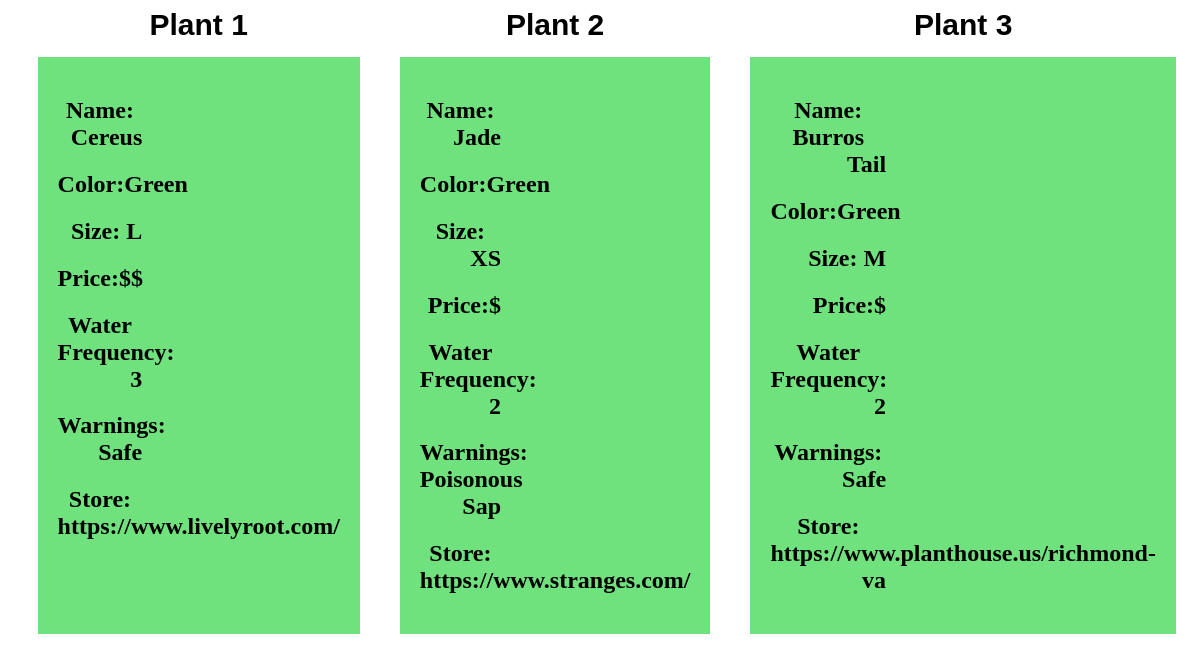
The app's page /results.php with its own data.
### tables this page shows
create table if not EXISTS plants(
    plant_ID int AUTO_INCREMENT not null,
    plant_name VARCHAR(255) not null,
    plant_species varchar(255) not null,
    plant_color VARCHAR(255) not null,
    plant_climate_zone varchar(255) not null,
    plant_difficulty int not null,
    plant_light varchar(255) not null,
    plant_water INT default 1 not null,
    plant_price_range varchar(255) not null,
    plant_size varchar(255) not null,
    plant_warning varchar(255),
    store_ID int,
    primary key (plant_ID),
    foreign key (store_ID) references store(store_ID),
    constraint CHK_plant check (plant_size in ('XS','S','M','L') 
        and plant_warning in ('Safe', 'Poisonous Sap', 'Allergies', 'Not Pet Safe', 'Not Child Safe', 'Not Pet Safe + Not Child Safe', 'Not Pet Safe + Not Child Safe + Poisonous Sap','Not Pet Safe + Not Child Safe + Allergies + Poisonous Sap')                     
        and plant_species in ('cacti', 'fern', 'palm', 'flowering', 'succulent', 'common house'))
);

CREATE table IF NOT EXISTS store(
    store_ID INT auto_increment not NULL,
    store_name varchar(255),
    store_link varchar(255),
    online boolean not null default false,
    primary key (store_ID)
);

### results.php (the view, shortened to what this page needs)
<?php
include "DBConnection.php";
$sql = "SELECT * FROM plants left join store on plants.store_ID = store.store_ID WHERE plant_size = ''+$size + '';";
$result = mysqli_query($conn, $sql);
$row = mysqli_fetch_assoc($result);
$color = $row['plant_color'];
$price = $row['plant_price_range'];
$size = $row['plant_size'];
$warning = $row['plant_warning'];
$store = $row['store_link'];
$plant_name = $row['plant_name'];
$plant_water = $row['plant_water'];
?>
<!DOCTYPE html>
<html lang="en">
  <head>
    <link rel="stylesheet" href="./resultsstyle.css">
  </head>
  <body>
    <main>
        <div id="content">
        <div class="title">Plant 1</div>
        <div class="title">Plant 2</div>
        <div class="title">Plant 3</div>
        <div class = "sec">
            <h2>Name: <?php echo $plant_name; ?> </h2>
            <h2>Color:<?php echo $color; ?> </h2>
            <h2>Size: <?php echo $size; ?></h2>
            <h2>Price:<?php echo $price; ?> </h2>
            <h2>Water Frequency: <?php echo $plant_water; ?></h2>
            <h2>Warnings: <?php echo $warning; ?></h2>
            <h2>Store: <?php echo $store; ?></h2>
        </div>
        <?php
$row = mysqli_fetch_assoc($result);
$color = $row['plant_color'];
$price = $row['plant_price_range'];
$size = $row['plant_size'];
$warning = $row['plant_warning'];
$store = $row['store_link'];
$plant_name = $row['plant_name'];
$plant_water = $row['plant_water'];
?>
        <div class = "sec">
        <h2>Name: <?php echo $plant_name; ?> </h2>
            <h2>Color:<?php echo $color; ?> </h2>
            <h2>Size: <?php echo $size; ?></h2>
            <h2>Price:<?php echo $price; ?> </h2>
            <h2>Water Frequency: <?php echo $plant_water; ?></h2>
            <h2>Warnings: <?php echo $warning; ?></h2>
            <h2>Store: <?php echo $store; ?></h2>
        </div>
        <?php
$row = mysqli_fetch_assoc($result);
$color = $row['plant_color'];
$price = $row['plant_price_range'];
$size = $row['plant_size'];
$warning = $row['plant_warning'];
$store = $row['store_link'];
$plant_name = $row['plant_name'];
$plant_water = $row['plant_water'];
?>
        <div class = "sec">
        <h2>Name: <?php echo $plant_name; ?> </h2>
            <h2>Color:<?php echo $color; ?> </h2>
            <h2>Size: <?php echo $size; ?></h2>
            <h2>Price:<?php echo $price; ?> </h2>
            <h2>Water Frequency: <?php echo $plant_water; ?></h2>
            <h2>Warnings: <?php echo $warning; ?></h2>
            <h2>Store: <?php echo $store; ?></h2>
        </div>
        </div>
    </main>
  </body>
</html>

### resultsstyle.css (style rules this page uses)
body { text-align: center; }
#content { display: grid; grid-template-columns: repeat(3,1fr); grid-column-gap: 40px; max-width: 95%; margin: 0 auto; }
.sec { background: #6fe17d; padding: 20px; }
h2 { text-align-last: right; margin-right: 70%; }
.title { font-family: Arial, Helvetica, sans-serif; font-size: 30px; padding-bottom: 15px; font-weight: bold; }

### records on screen
plants: plant_name "Cereus", plant_color "Green", plant_size "L", plant_price_range "$$", plant_water "3", plant_warning "Safe"
store: store_link "https://www.livelyroot.com/"
plants: plant_name "Jade", plant_color "Green", plant_size "XS", plant_price_range "$", plant_water "2", plant_warning "Poisonous Sap"
store: store_link "https://www.stranges.com/"
plants: plant_name "Burros Tail", plant_color "Green", plant_size "M", plant_price_range "$", plant_water "2", plant_warning "Safe"
store: store_link "https://www.planthouse.us/richmond-va"
